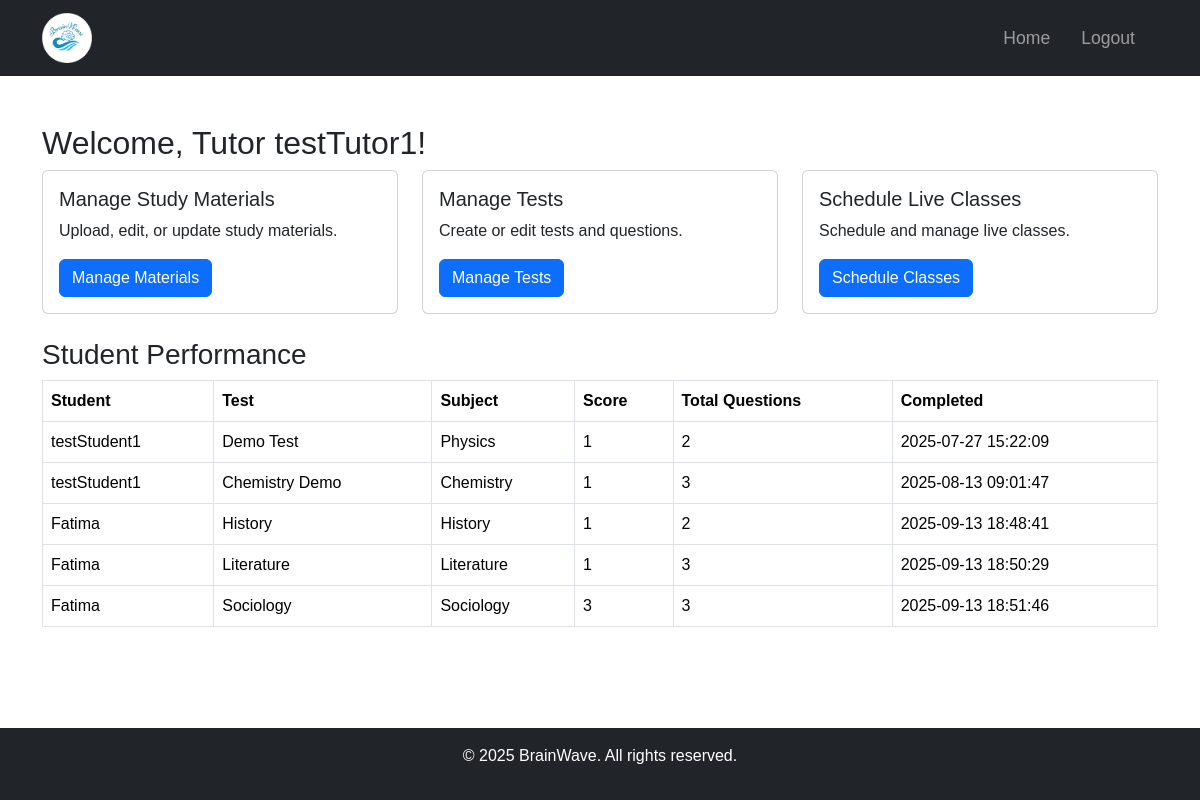
Screenshot of /tutor_dashboard.php (signed in) with the database file from the repository.
### tables this page shows
CREATE TABLE `user_results` (
  `id` int(11) NOT NULL,
  `user_id` int(11) DEFAULT NULL,
  `test_id` int(11) DEFAULT NULL,
  `score` int(11) DEFAULT NULL,
  `total_questions` int(11) DEFAULT NULL,
  `completed_at` timestamp NOT NULL DEFAULT current_timestamp()
);

CREATE TABLE `users` (
  `id` int(11) NOT NULL,
  `username` varchar(50) NOT NULL,
  `email` varchar(100) NOT NULL,
  `password` varchar(255) NOT NULL,
  `role` enum('student','admin','tutor') DEFAULT 'student',
  `unit` enum('Unit A','Unit B','Unit C') DEFAULT NULL,
  `created_at` timestamp NOT NULL DEFAULT current_timestamp()
);

CREATE TABLE `tests` (
  `id` int(11) NOT NULL,
  `title` varchar(255) NOT NULL,
  `unit` enum('Unit A','Unit B','Unit C') NOT NULL,
  `subject` enum('Physics','Chemistry','Biology','Mathematics','Business Studies','Accounting','Economics','History','Literature','Sociology') NOT NULL,
  `difficulty` enum('easy','medium','hard') DEFAULT NULL,
  `duration` int(11) DEFAULT NULL,
  `created_by` int(11) DEFAULT NULL
);

### tutor_dashboard.php (the view, shortened to what this page needs)
<?php
$conn = new mysqli("localhost", "root", "", "brainwave");
$sql = "SELECT u.username, r.score, r.total_questions, t.title, t.subject, r.completed_at
        FROM user_results r
        JOIN users u ON r.user_id = u.id
        JOIN tests t ON r.test_id = t.id
        WHERE u.role = 'student'";
$results = $conn->query($sql);
?>
<!DOCTYPE html>
<html lang="en">
<head>
    <link href="https://cdn.jsdelivr.net/npm/bootstrap@5.3.2/dist/css/bootstrap.min.css" rel="stylesheet">
    <link rel="stylesheet" type="text/css" href="style.css">
</head>
<body class="body">
    <nav class="navbar navbar-expand-lg navbar-dark bg-dark">
        <div class="container">
            <a class="navbar-brand" href="index.php"><img src="img/logo.png" alt="BrainWave Logo" class="logo"></a>
            <div class="collapse navbar-collapse" id="navbarNav">
                <ul class="navbar-nav ms-auto">
                    <li class="nav-item"><a class="nav-link" href="index.php"><i class="fas fa-home"></i> Home</a></li>
                    <li class="nav-item"><a class="nav-link" href="logout.php"><i class="fas fa-sign-out-alt"></i> Logout</a></li>
                </ul>
            </div>
        </div>
    </nav>
    <div class="container py-5">
        <h2>Welcome, Tutor <?php echo htmlspecialchars($_SESSION['username'] ?? 'User'); ?>!</h2>
        <div class="row">
            <div class="col-md-4">
                <div class="card">
                    <div class="card-body">
                        <h5 class="card-title">Manage Study Materials</h5>
                        <p class="card-text">Upload, edit, or update study materials.</p>
                        <a href="upload.php" class="btn btn-primary">Manage Materials</a>
                    </div>
                </div>
            </div>
            <div class="col-md-4">
                <div class="card">
                    <div class="card-body">
                        <h5 class="card-title">Manage Tests</h5>
                        <p class="card-text">Create or edit tests and questions.</p>
                        <a href="manage_content.php" class="btn btn-primary">Manage Tests</a>
                    </div>
                </div>
            </div>
            <div class="col-md-4">
                <div class="card">
                    <div class="card-body">
                        <h5 class="card-title">Schedule Live Classes</h5>
                        <p class="card-text">Schedule and manage live classes.</p>
                        <a href="live_classes.php" class="btn btn-primary">Schedule Classes</a>
                    </div>
                </div>
            </div>
            <div class="col-md-12 mt-4">
                <h3>Student Performance</h3>
                <table class="table table-bordered">
                    <thead>
                        <tr>
                            <th>Student</th>
                            <th>Test</th>
                            <th>Subject</th>
                            <th>Score</th>
                            <th>Total Questions</th>
                            <th>Completed</th>
                        </tr>
                    </thead>
                    <tbody>
                        <?php while ($result = $results->fetch_assoc()): ?>
                            <tr>
                                <td><?php echo htmlspecialchars($result['username']); ?></td>
                                <td><?php echo htmlspecialchars($result['title']); ?></td>
                                <td><?php echo htmlspecialchars($result['subject']); ?></td>
                                <td><?php echo $result['score']; ?></td>
                                <td><?php echo $result['total_questions']; ?></td>
                                <td><?php echo $result['completed_at']; ?></td>
                            </tr>
                        <?php endwhile; ?>
                    </tbody>
                </table>
            </div>
        </div>
    </div>
    <footer class="bg-dark fixed-bottom text-white text-center py-3">
        <p>&copy; 2025 BrainWave. All rights reserved.</p>
    </footer>
</body>
</html>

### style.css (style rules this page uses)
body { font-family: Arial, sans-serif; background-image: url('img/background.svg'); background-size: cover; background-position: center; }
.logo { max-height: 50px; }
.navbar-nav .nav-link { font-size: 1.1rem; margin-right: 15px; transition: color 0.3s; }
.card { transition: transform 0.3s; }
footer { position: relative; bottom: 0; width: 100%; }

### tutor_dashboard.php (style rules this page uses)
.body { background-image: url('img/background.svg'); background-size: cover; background-position: center; }

### rows the page displays
user_results: user.username "testStudent1", test.title "Demo Test", test.subject "Physics", score "1", total_questions "2", completed_at "2025-07-27 15:22:09"
user_results: user.username "testStudent1", test.title "Chemistry Demo", test.subject "Chemistry", score "1", total_questions "3", completed_at "2025-08-13 09:01:47"
user_results: user.username "Fatima", test.title "History", test.subject "History", score "1", total_questions "2", completed_at "2025-09-13 18:48:41"
user_results: user.username "Fatima", test.title "Literature", test.subject "Literature", score "1", total_questions "3", completed_at "2025-09-13 18:50:29"
user_results: user.username "Fatima", test.title "Sociology", test.subject "Sociology", score "3", total_questions "3", completed_at "2025-09-13 18:51:46"

### other values shown
$_SESSION['username'] "testTutor1"
